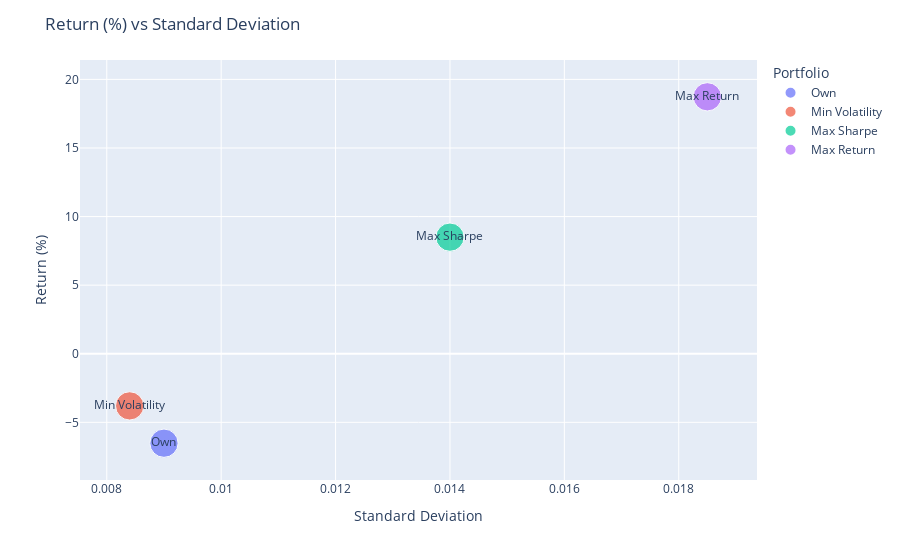

Source (notebook cell):
### Code cell
# plot for return and std
fig = px.scatter(df_port_ret_std, x='Std', y='Return (%)', text=df_port_ret_std.index, size=[1]*4, color=df_port_ret_std.index)
fig.update_layout(title='Return (%) vs Standard Deviation', yaxis_title='Return (%)', xaxis_title='Standard Deviation')
fig.show()

### Figure 1 — Plotly figure (JSON) as saved in the notebook; plotly's stock layout.template omitted (floating-point values rounded to 4 significant figures)
{"data": [{"hovertemplate": "Portfolio=%{text}<br>Std=%{x}<br>Return (%)=%{y}<br>size=%{marker.size}<extra></extra>", "legendgroup": "Own", "marker": {"color": "#636efa", "size": [1], "sizemode": "area", "sizeref": 0.0025, "symbol": "circle"}, "mode": "markers+text", "name": "Own", "orientation": "v", "showlegend": true, "text": ["Own"], "type": "scatter", "x": [0.009], "xaxis": "x", "y": [-6.52], "yaxis": "y"}, {"hovertemplate": "Portfolio=%{text}<br>Std=%{x}<br>Return (%)=%{y}<br>size=%{marker.size}<extra></extra>", "legendgroup": "Min Volatility", "marker": {"color": "#EF553B", "size": [1], "sizemode": "area", "sizeref": 0.0025, "symbol": "circle"}, "mode": "markers+text", "name": "Min Volatility", "orientation": "v", "showlegend": true, "text": ["Min Volatility"], "type": "scatter", "x": [0.0084], "xaxis": "x", "y": [-3.8], "yaxis": "y"}, {"hovertemplate": "Portfolio=%{text}<br>Std=%{x}<br>Return (%)=%{y}<br>size=%{marker.size}<extra></extra>", "legendgroup": "Max Sharpe", "marker": {"color": "#00cc96", "size": [1], "sizemode": "area", "sizeref": 0.0025, "symbol": "circle"}, "mode": "markers+text", "name": "Max Sharpe", "orientation": "v", "showlegend": true, "text": ["Max Sharpe"], "type": "scatter", "x": [0.014], "xaxis": "x", "y": [8.5], "yaxis": "y"}, {"hovertemplate": "Portfolio=%{text}<br>Std=%{x}<br>Return (%)=%{y}<br>size=%{marker.size}<extra></extra>", "legendgroup": "Max Return", "marker": {"color": "#ab63fa", "size": [1], "sizemode": "area", "sizeref": 0.0025, "symbol": "circle"}, "mode": "markers+text", "name": "Max Return", "orientation": "v", "showlegend": true, "text": ["Max Return"], "type": "scatter", "x": [0.0185], "xaxis": "x", "y": [18.73], "yaxis": "y"}], "layout": {"legend": {"itemsizing": "constant", "title": {"text": "Portfolio"}, "tracegroupgap": 0}, "margin": {"t": 60}, "title": {"text": "Return (%) vs Standard Deviation"}, "xaxis": {"anchor": "y", "domain": [0, 1], "title": {"text": "Standard Deviation"}}, "yaxis": {"anchor": "x", "domain": [0, 1], "title": {"text": "Return (%)"}}}}
